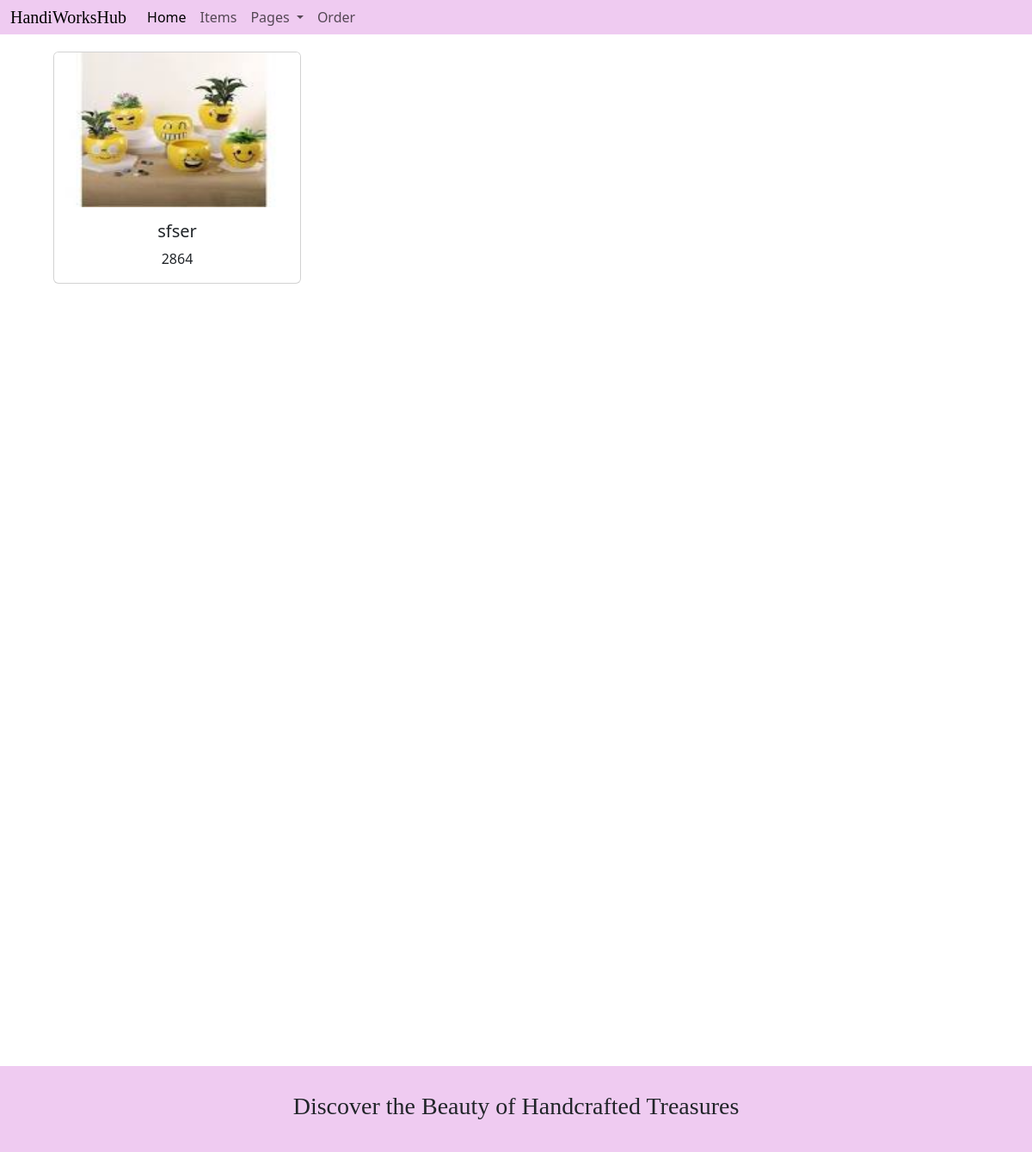
/candle/, run on the app's committed database.
### home/models.py (models this page shows)
class candles(models.Model):
    candle_name=models.CharField(max_length=20)
    candle_id=models.CharField(max_length=20,null = True,unique=True)
    candle_img=models.ImageField(upload_to='products',null=True)

### home/views.py (the view)
# urls.py: path('candle/', views.candle,name='candle'),
def candle(request):
    candle_dict={
        'candle_key':candles.objects.all()
    }
    return render(request,'candle.html',candle_dict)

### templates/candle.html (shortened to what this page needs)
{% extends 'base.html' %}
{% load static %}
{% block content %}
{% for c in candle_key %}
<div class="container"text-center>
    <div class="card text-center" style="width: 18rem;float: left;margin: 20px;">
        <img src="{{c.candle_img.url}}" class="card-img-top" alt="..." style="max-width: 100%;
        max-height: 180px;">
        <div class="card-body">
          <h5 class="card-title">{{c.candle_name}}</h5>
          <p class="card-text">{{c.candle_id}}</p>
        </div>
      </div>
</div>
{% endfor %}
{% endblock %}

### static/css/style.css (style rules this page uses)
img { max-width: 100%; max-height: 500px; }

### data on the page
candles: candle_img (picture), candle_name "sfser", candle_id "2864"
